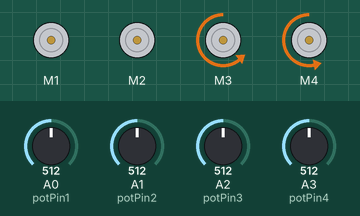
Simulated run of this sketch. Board: Arduino Uno, built with avr-gcc and run on an emulated ATmega328P. Shown: 4 × DC motor (green arrow = forward, orange = backward, longer = faster). The test bench sets the inputs (shaded band); at power-on: A0 (potPin1) = 512, A1 (potPin2) = 512, A3 (potPin4) = 512, A2 (potPin3) = 512. What the sketch prints to the serial monitor is not drawn.

Above: at 1.2 s.
1.3 s: A0 (potPin1) set to 534
2.8 s: A0 (potPin1) set to 569
At 4.0 s:
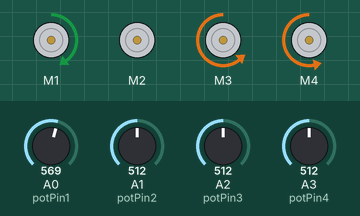
4.3 s: A1 (potPin2) set to 500
At 5.1 s:
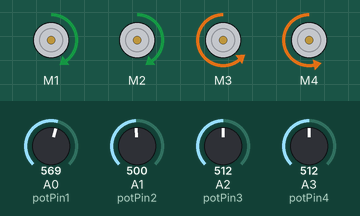
5.8 s: A3 (potPin4) set to 292
7.3 s: A3 (potPin4) set to 265
At 8.1 s:
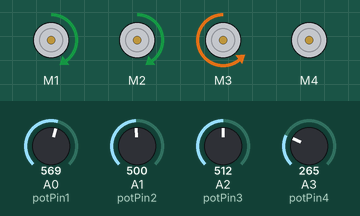
9.1 s: A2 (potPin3) set to 815
At 10.8 s:
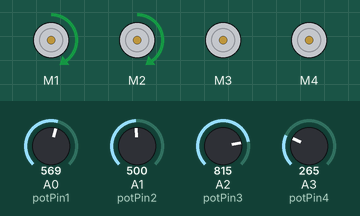
Timing chart, 0 to 12.3 s (numbered marks = the images above; inputs shaded):
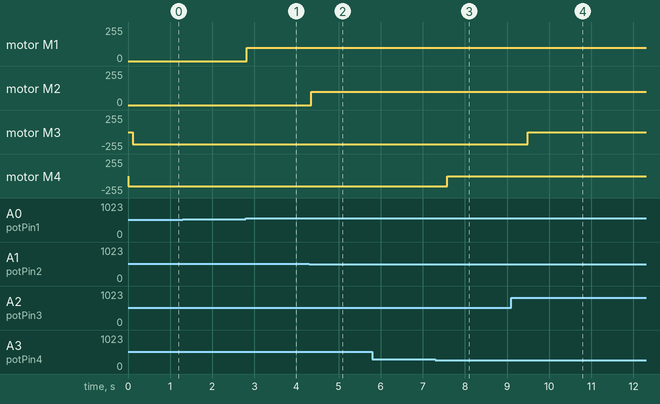

The sketch:

indep_extend_out_to_grab.ino
```cpp
#include <AFMotor.h>

AF_DCMotor motor1(1);
AF_DCMotor motor2(2);
AF_DCMotor motor3(3);
AF_DCMotor motor4(4);

int potPin1 = 0;
int potPin2 = 1;
int potPin3 = 2;
int potPin4 = 3;

int val1 = 0;
int val2 = 0;
int val3 = 0;
int val4 = 0;
int i,j,k,l;

void setup()
{
  Serial.begin(9600);

  motor1.setSpeed(100);
  motor2.setSpeed(100);
  motor3.setSpeed(180);
  motor4.setSpeed(150);

  motor1.run(RELEASE);
  motor2.run(RELEASE);
  motor3.run(RELEASE);
  motor4.run(RELEASE);

}

void loop()
{
  Serial.println("beginning");

  //claw should close last
  //iterations of i,j,k, and l are the number of seconds it polls the pots for

  /*Serial.println("loop 2");
  for(j=0;j<100;j++)
  {
    val2 = analogRead(potPin2);
    Serial.print("pot 2 = ");
    Serial.println(val2);
    if(val2<500) //573
    {
      motor2.run(FORWARD);
    }
    else
    {
      motor2.run(BACKWARD);
      //delay(10);
      motor2.run(RELEASE);
    }
    //delay(1000);
  }*/

  //Serial.println("delay 2");
  //motor2.run(RELEASE);
  //delay(7000);

  /*Serial.println("loop 3");
  for(k=0;k<100;k++)
  {
    val3 = analogRead(potPin3);
    Serial.print("pot 3 = ");
    Serial.println(val3);
    if(val3<800) //814
    {
      motor3.run(BACKWARD); //up
    }
    else
    {
      motor3.run(FORWARD);
      //delay(200);
      motor3.run(RELEASE);
    }
    //delay(1000);
  }*/

  //Serial.println("delay 3");
  //motor3.run(RELEASE);
  //delay(7000);

  Serial.println("loop 4");
  for(l=0;l<10;l++)
  {
    val4 = analogRead(potPin4);
    Serial.print("pot 4 = ");
    Serial.println(val4);
    if(val4>280) //236
    {
      motor4.run(BACKWARD);
    }
    else
    {
      motor4.run(FORWARD);
      //delay(200);
      motor4.run(RELEASE);
    }
    //delay(1000);
  }

  //Serial.println("delay 4");
  //motor4.run(RELEASE);
  //delay(7000);

  Serial.println("loop 3");
  for(k=0;k<10;k++)
  {
    val3 = analogRead(potPin3);
    Serial.print("pot 3 = ");
    Serial.println(val3);
    if(val3<805) //814
    {
      motor3.run(BACKWARD); //up
    }
    else
    {
      motor3.run(FORWARD);
      //delay(200);
      motor3.run(RELEASE);
    }
    //delay(1000);
  }

  Serial.println("loop 2");
  for(j=0;j<10;j++)
  {
    val2 = analogRead(potPin2);
    Serial.print("pot 2 = ");
    Serial.println(val2);
    if(val2<510) //573
    {
      motor2.run(FORWARD);
    }
    else
    {
      motor2.run(BACKWARD);
      //delay(10);
      motor2.run(RELEASE);
    }
    //delay(1000);
  }

  Serial.println("loop 1");
  for(i=0;i<10;i++) //close claw
  {
    val1 = analogRead(potPin1);
    Serial.print("pot 1 = ");
    Serial.println(val1);
    if(val1>550) //420, 500 is around tool size, 470 is fully closed
    {
      motor1.run(FORWARD);
    }
    else
    {
      motor1.run(BACKWARD);
      //delay(10);          //run motor in opposite direction for a split second to make clean stop
      motor1.run(RELEASE);
    }
    //delay(1000);
  }

  //Serial.println("delay 1");
  //motor1.run(RELEASE);
  //delay(7000);

}
```

Measured:
- the behaviour switches between 550 and 551 on A0 (potPin1) (found by bisection; images 0 and 1)
- the behaviour switches between 510 and 509 on A1 (potPin2) (found by bisection; images 1 and 2)
- the behaviour switches between 281 and 280 on A3 (potPin4) (found by bisection; images 2 and 3)
- after the input at 2.8 s, motor M1: stopped → forward 100/255 at once
- after the input at 4.3 s, motor M2: stopped → forward 100/255 after 0.05 s
- after the input at 7.3 s, motor M4: backward 150/255 → stopped after 0.28 s
- after the input at 9.1 s, motor M3: backward 180/255 → stopped after 0.39 s
